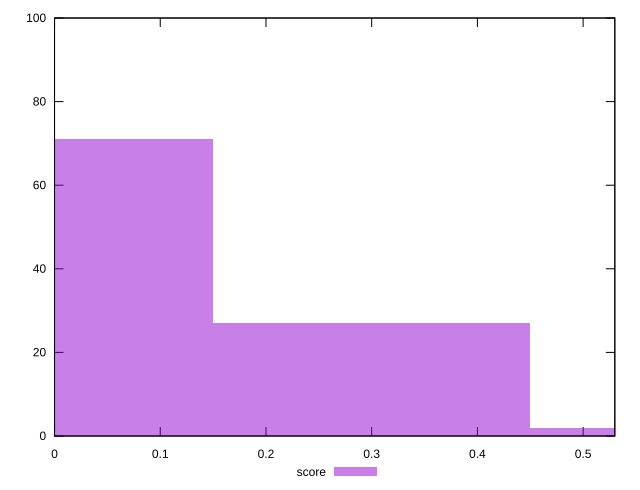

Write the gnuplot code that produced this figure.
reset

$score <<EOF
0 71
0.30013283095836607 27
0.6002656619167321 2
EOF

set key outside below
set boxwidth 0.30013283095836607
set xrange [0:0.53]
set yrange [0:100]
set trange [0:100]
set style fill transparent solid 0.5 noborder
set terminal svg size 640, 490 enhanced background rgb 'white'
set output "report_00015_2021-02-09T16-11-33.973Z/total-blocking-time/samples/pages+cached/score/histogram.svg"

plot $score title "score" with boxes

reset
